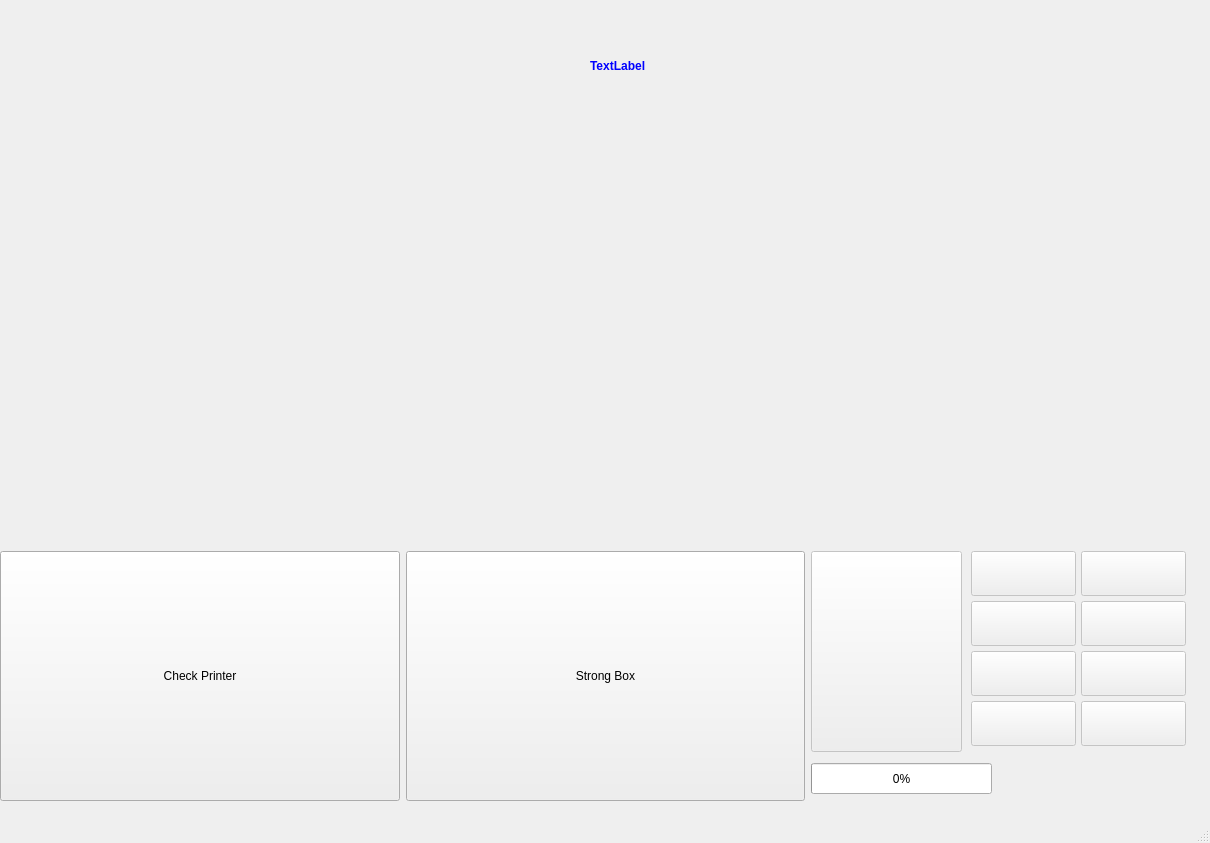
<?xml version="1.0" encoding="UTF-8"?>
<ui version="4.0">
 <class>TerminalMainWindow</class>
 <widget class="QMainWindow" name="TerminalMainWindow">
  <property name="enabled">
   <bool>true</bool>
  </property>
  <property name="geometry">
   <rect>
    <x>0</x>
    <y>0</y>
    <width>1210</width>
    <height>843</height>
   </rect>
  </property>
  <property name="sizePolicy">
   <sizepolicy hsizetype="Fixed" vsizetype="Fixed">
    <horstretch>0</horstretch>
    <verstretch>0</verstretch>
   </sizepolicy>
  </property>
  <property name="windowTitle">
   <string>MainWindow</string>
  </property>
  <widget class="QWidget" name="centralwidget">
   <widget class="QWidget" name="gridLayoutWidget">
    <property name="geometry">
     <rect>
      <x>0</x>
      <y>0</y>
      <width>1211</width>
      <height>801</height>
     </rect>
    </property>
    <layout class="QGridLayout" name="gridLayout_main">
     <property name="horizontalSpacing">
      <number>6</number>
     </property>
     <item row="0" column="0" colspan="3">
      <widget class="QWidget" name="display_widget" native="true">
       <property name="autoFillBackground">
        <bool>false</bool>
       </property>
       <property name="styleSheet">
        <string notr="true">border-image: url(img/terminal/display.png) 0 0 0 0 stretch stretch;</string>
       </property>
       <widget class="QWidget" name="widget_2" native="true">
        <property name="geometry">
         <rect>
          <x>90</x>
          <y>160</y>
          <width>1021</width>
          <height>311</height>
         </rect>
        </property>
        <property name="styleSheet">
         <string notr="true">border-image: none;</string>
        </property>
        <widget class="QWidget" name="gridLayoutWidget_3">
         <property name="geometry">
          <rect>
           <x>0</x>
           <y>0</y>
           <width>1021</width>
           <height>311</height>
          </rect>
         </property>
         <layout class="QGridLayout" name="grid_bottom"/>
        </widget>
       </widget>
       <widget class="QWidget" name="widget_top" native="true">
        <property name="geometry">
         <rect>
          <x>90</x>
          <y>90</y>
          <width>969</width>
          <height>49</height>
         </rect>
        </property>
        <property name="styleSheet">
         <string notr="true">border-image: none;</string>
        </property>
        <widget class="QWidget" name="horizontalLayoutWidget">
         <property name="geometry">
          <rect>
           <x>0</x>
           <y>0</y>
           <width>971</width>
           <height>51</height>
          </rect>
         </property>
         <layout class="QHBoxLayout" name="horizontalLayout_top">
          <item>
           <spacer name="horizontalSpacer">
            <property name="orientation">
             <enum>Qt::Horizontal</enum>
            </property>
            <property name="sizeHint" stdset="0">
             <size>
              <width>40</width>
              <height>20</height>
             </size>
            </property>
           </spacer>
          </item>
         </layout>
        </widget>
       </widget>
       <widget class="QLabel" name="label_status">
        <property name="geometry">
         <rect>
          <x>590</x>
          <y>50</y>
          <width>391</width>
          <height>31</height>
         </rect>
        </property>
        <property name="styleSheet">
         <string notr="true">color: blue;
font-size: 9pt;
font-weight: 600;
border-image: none;</string>
        </property>
        <property name="text">
         <string>TextLabel</string>
        </property>
       </widget>
      </widget>
     </item>
     <item row="1" column="1">
      <widget class="QPushButton" name="pushStrongBox">
       <property name="minimumSize">
        <size>
         <width>0</width>
         <height>250</height>
        </size>
       </property>
       <property name="text">
        <string>Strong Box</string>
       </property>
      </widget>
     </item>
     <item row="1" column="0">
      <widget class="QPushButton" name="pushCheckPrinter">
       <property name="minimumSize">
        <size>
         <width>0</width>
         <height>250</height>
        </size>
       </property>
       <property name="text">
        <string>Check Printer</string>
       </property>
      </widget>
     </item>
     <item row="1" column="2">
      <widget class="QWidget" name="widget_bill_acceptor" native="true">
       <widget class="QPushButton" name="pushButton_10">
        <property name="enabled">
         <bool>false</bool>
        </property>
        <property name="geometry">
         <rect>
          <x>160</x>
          <y>0</y>
          <width>105</width>
          <height>45</height>
         </rect>
        </property>
        <property name="minimumSize">
         <size>
          <width>105</width>
          <height>45</height>
         </size>
        </property>
        <property name="maximumSize">
         <size>
          <width>105</width>
          <height>45</height>
         </size>
        </property>
        <property name="text">
         <string/>
        </property>
        <property name="icon">
         <iconset>
          <normaloff>img/terminal/10rubles.png</normaloff>img/terminal/10rubles.png</iconset>
        </property>
        <property name="iconSize">
         <size>
          <width>95</width>
          <height>42</height>
         </size>
        </property>
       </widget>
       <widget class="QProgressBar" name="progressBar_bill_acceptor">
        <property name="geometry">
         <rect>
          <x>0</x>
          <y>212</y>
          <width>181</width>
          <height>31</height>
         </rect>
        </property>
        <property name="value">
         <number>0</number>
        </property>
       </widget>
       <widget class="QPushButton" name="pushButton_50">
        <property name="enabled">
         <bool>false</bool>
        </property>
        <property name="geometry">
         <rect>
          <x>270</x>
          <y>0</y>
          <width>105</width>
          <height>45</height>
         </rect>
        </property>
        <property name="minimumSize">
         <size>
          <width>105</width>
          <height>45</height>
         </size>
        </property>
        <property name="maximumSize">
         <size>
          <width>105</width>
          <height>45</height>
         </size>
        </property>
        <property name="text">
         <string/>
        </property>
        <property name="icon">
         <iconset>
          <normaloff>img/terminal/50rubles.png</normaloff>img/terminal/50rubles.png</iconset>
        </property>
        <property name="iconSize">
         <size>
          <width>95</width>
          <height>42</height>
         </size>
        </property>
       </widget>
       <widget class="QPushButton" name="pushButton_200">
        <property name="enabled">
         <bool>false</bool>
        </property>
        <property name="geometry">
         <rect>
          <x>270</x>
          <y>50</y>
          <width>105</width>
          <height>45</height>
         </rect>
        </property>
        <property name="minimumSize">
         <size>
          <width>105</width>
          <height>45</height>
         </size>
        </property>
        <property name="maximumSize">
         <size>
          <width>105</width>
          <height>45</height>
         </size>
        </property>
        <property name="text">
         <string/>
        </property>
        <property name="icon">
         <iconset>
          <normaloff>img/terminal/200rubles.png</normaloff>img/terminal/200rubles.png</iconset>
        </property>
        <property name="iconSize">
         <size>
          <width>95</width>
          <height>42</height>
         </size>
        </property>
       </widget>
       <widget class="QPushButton" name="pushButton_100">
        <property name="enabled">
         <bool>false</bool>
        </property>
        <property name="geometry">
         <rect>
          <x>160</x>
          <y>50</y>
          <width>105</width>
          <height>45</height>
         </rect>
        </property>
        <property name="minimumSize">
         <size>
          <width>105</width>
          <height>45</height>
         </size>
        </property>
        <property name="maximumSize">
         <size>
          <width>105</width>
          <height>45</height>
         </size>
        </property>
        <property name="text">
         <string/>
        </property>
        <property name="icon">
         <iconset>
          <normaloff>img/terminal/100rubles.png</normaloff>img/terminal/100rubles.png</iconset>
        </property>
        <property name="iconSize">
         <size>
          <width>95</width>
          <height>42</height>
         </size>
        </property>
       </widget>
       <widget class="QPushButton" name="pushButton_1000">
        <property name="enabled">
         <bool>false</bool>
        </property>
        <property name="geometry">
         <rect>
          <x>270</x>
          <y>100</y>
          <width>105</width>
          <height>45</height>
         </rect>
        </property>
        <property name="minimumSize">
         <size>
          <width>105</width>
          <height>45</height>
         </size>
        </property>
        <property name="maximumSize">
         <size>
          <width>105</width>
          <height>45</height>
         </size>
        </property>
        <property name="text">
         <string/>
        </property>
        <property name="icon">
         <iconset>
          <normaloff>img/terminal/1000rubles.png</normaloff>img/terminal/1000rubles.png</iconset>
        </property>
        <property name="iconSize">
         <size>
          <width>95</width>
          <height>41</height>
         </size>
        </property>
       </widget>
       <widget class="QPushButton" name="pushButton_500">
        <property name="enabled">
         <bool>false</bool>
        </property>
        <property name="geometry">
         <rect>
          <x>160</x>
          <y>100</y>
          <width>105</width>
          <height>45</height>
         </rect>
        </property>
        <property name="sizePolicy">
         <sizepolicy hsizetype="Minimum" vsizetype="Fixed">
          <horstretch>0</horstretch>
          <verstretch>0</verstretch>
         </sizepolicy>
        </property>
        <property name="minimumSize">
         <size>
          <width>105</width>
          <height>45</height>
         </size>
        </property>
        <property name="maximumSize">
         <size>
          <width>105</width>
          <height>45</height>
         </size>
        </property>
        <property name="text">
         <string/>
        </property>
        <property name="icon">
         <iconset>
          <normaloff>img/terminal/500rubles.png</normaloff>img/terminal/500rubles.png</iconset>
        </property>
        <property name="iconSize">
         <size>
          <width>95</width>
          <height>42</height>
         </size>
        </property>
       </widget>
       <widget class="QPushButton" name="pushButton_5000">
        <property name="enabled">
         <bool>false</bool>
        </property>
        <property name="geometry">
         <rect>
          <x>270</x>
          <y>150</y>
          <width>105</width>
          <height>45</height>
         </rect>
        </property>
        <property name="minimumSize">
         <size>
          <width>105</width>
          <height>45</height>
         </size>
        </property>
        <property name="maximumSize">
         <size>
          <width>105</width>
          <height>45</height>
         </size>
        </property>
        <property name="text">
         <string/>
        </property>
        <property name="icon">
         <iconset>
          <normaloff>img/terminal/5000rubles.png</normaloff>img/terminal/5000rubles.png</iconset>
        </property>
        <property name="iconSize">
         <size>
          <width>95</width>
          <height>41</height>
         </size>
        </property>
       </widget>
       <widget class="QPushButton" name="pushButton_2000">
        <property name="enabled">
         <bool>false</bool>
        </property>
        <property name="geometry">
         <rect>
          <x>160</x>
          <y>150</y>
          <width>105</width>
          <height>45</height>
         </rect>
        </property>
        <property name="minimumSize">
         <size>
          <width>105</width>
          <height>45</height>
         </size>
        </property>
        <property name="maximumSize">
         <size>
          <width>105</width>
          <height>45</height>
         </size>
        </property>
        <property name="text">
         <string/>
        </property>
        <property name="icon">
         <iconset>
          <normaloff>img/terminal/2000rubles.png</normaloff>img/terminal/2000rubles.png</iconset>
        </property>
        <property name="iconSize">
         <size>
          <width>95</width>
          <height>41</height>
         </size>
        </property>
       </widget>
       <widget class="QPushButton" name="pushButton_bill_acceptor_icon">
        <property name="enabled">
         <bool>false</bool>
        </property>
        <property name="geometry">
         <rect>
          <x>0</x>
          <y>0</y>
          <width>151</width>
          <height>201</height>
         </rect>
        </property>
        <property name="text">
         <string/>
        </property>
        <property name="icon">
         <iconset>
          <normaloff>img/terminal/bill_acceptor.png</normaloff>img/terminal/bill_acceptor.png</iconset>
        </property>
        <property name="iconSize">
         <size>
          <width>151</width>
          <height>201</height>
         </size>
        </property>
       </widget>
       <widget class="QLabel" name="label_error_bill_acceptor">
        <property name="geometry">
         <rect>
          <x>210</x>
          <y>210</y>
          <width>181</width>
          <height>31</height>
         </rect>
        </property>
        <property name="styleSheet">
         <string notr="true">color: red;</string>
        </property>
        <property name="text">
         <string/>
        </property>
        <property name="alignment">
         <set>Qt::AlignCenter</set>
        </property>
       </widget>
      </widget>
     </item>
    </layout>
   </widget>
  </widget>
  <widget class="QMenuBar" name="menubar">
   <property name="geometry">
    <rect>
     <x>0</x>
     <y>0</y>
     <width>1210</width>
     <height>21</height>
    </rect>
   </property>
  </widget>
  <widget class="QStatusBar" name="statusbar"/>
 </widget>
 <resources/>
 <connections/>
</ui>
